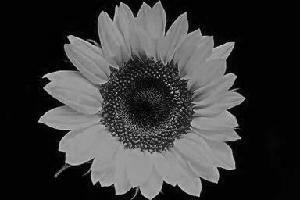
//> input picture sunflower-gris/image_0001.jpg, 300 x 200 px, given in place of cortometraje, which was not available
$ ./marce   (built with g++ and OpenCV 4)
//> lines starting //> are read from the running program, lines starting //| are printed output that depends on the picture; pictures that were not available may be replaced by others from this repository, and a replacement may not be noted
#include <opencv2/core/core.hpp>
#include <opencv2/imgproc/imgproc.hpp>
#include <opencv2/imgcodecs/imgcodecs.hpp>
#include <opencv2/highgui/highgui.hpp>
#include <opencv2/video/video.hpp>
#include <opencv2/videoio/videoio.hpp>
#include <iostream>
#include <cstdlib>
#include <cmath>


using namespace cv;
using namespace std;

Mat laplace;
Mat laplace_gaussiano;
int sal = 0;
int pimienta = -255;

Mat ruido_Mediana;
Mat ruido_Gaussiana;
Mat ruido_Blur;
Mat video_frame;
cv::Mat sobel,sobel2,sobel2Abs,bordes,bordesAbs,gris,gX,gY,gXAbs,gYAbs,a,b;
cv::Mat imagen_sal, pimienta_img,ruido_sal,ruido_Pimienta;

void trackBarEventHSV(int v, void *px){
}

int main(){

VideoCapture video("cortometraje");

if(video.isOpened()){

    namedWindow("Original", WINDOW_AUTOSIZE);
    moveWindow("Original", 695, 85);
    namedWindow("Ruido de sal", WINDOW_AUTOSIZE);
    moveWindow("Ruido de sal", 10, 30);
    namedWindow("Ruido de pimienta", WINDOW_AUTOSIZE);
    moveWindow("Ruido de pimienta",1320, 30);
    namedWindow("Filtro mediana", WINDOW_AUTOSIZE);
    moveWindow("Filtro mediana",10, 500);
    namedWindow("Filtro Gaussiano");
    moveWindow("Filtro Gaussiano", 695, 500);
    namedWindow("Filtro Blur");
    moveWindow("Filtro Blur", 1320, 500);
    namedWindow("Sobel Bordes 1", WINDOW_AUTOSIZE);
    namedWindow("Sobel Bordes 2", WINDOW_AUTOSIZE);

    while(3==3){

    video >> video_frame;
//> video_frame is the input picture: 200 rows x 300 cols, CV_8UC3; min 0, max 240, mean 56.8
    resize(video_frame, video_frame, Size(), 0.35, 0.35);
//> video_frame: 70 rows x 105 cols, CV_8UC3
    cvtColor(video_frame, gris, COLOR_BGR2GRAY);


    Sobel(gris, gX, CV_16S, 1, 0, 3);
    Sobel(gris, gY, CV_16S, 0, 1, 3);
    Sobel(gris, sobel2, CV_16S, 1, 1, 3);

    convertScaleAbs(gX, gXAbs);
    convertScaleAbs(gY, gYAbs);
    convertScaleAbs(sobel2, sobel2Abs);
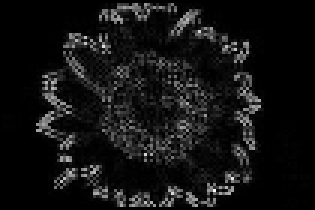
//> sobel2Abs: 70 rows x 105 cols, CV_8UC1 (shown 3 times larger); min 0, max 255, mean 18.9

    Laplacian(gris, bordes, CV_16S, 3);
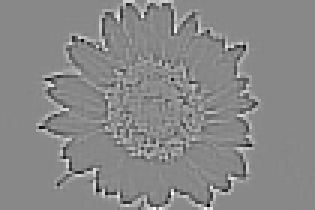
//> bordes: 70 rows x 105 cols, CV_16SC1 (shown 3 times larger); min -1142, max 992, mean 0.9; drawn with min black and max white
    convertScaleAbs(bordes, bordesAbs);
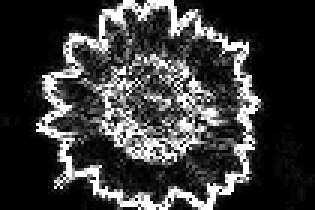
//> bordesAbs: 70 rows x 105 cols, CV_8UC1 (shown 3 times larger); min 0, max 255, mean 58.3

    ruido_sal = Mat::zeros(gris.rows, gris.cols,CV_8U);
    randu(ruido_sal,sal,255);
    ruido_Pimienta = Mat::zeros(gris.rows, gris.cols,CV_8U);
    randu(ruido_Pimienta,pimienta,255);

    createTrackbar("RUIDO", "Ruido de sal",&sal, 255, trackBarEventHSV, NULL);
    createTrackbar("RUIDO", "Ruido de pimienta", &pimienta, 30, trackBarEventHSV, NULL);

    a = ruido_Pimienta <30;
    b = ruido_sal > 225;

    imagen_sal = gris.clone();
    pimienta_img = gris.clone();

    imagen_sal.setTo(255,b);
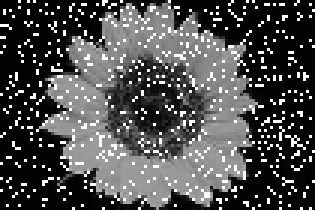
//> imagen_sal: 70 rows x 105 cols, CV_8UC1 (shown 3 times larger); min 0, max 255, mean 78.9
    pimienta_img.setTo(0,a);

    medianBlur(imagen_sal, ruido_Mediana, 3);
    GaussianBlur(pimienta_img, ruido_Gaussiana, Size(3, 3), 2, 2);
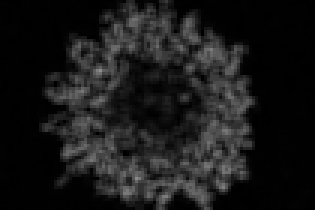
//> ruido_Gaussiana: 70 rows x 105 cols, CV_8UC1 (shown 3 times larger); min 0, max 140, mean 24.9
    blur(imagen_sal, ruido_Blur, Size(5, 5));
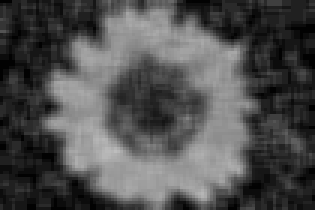
//> ruido_Blur: 70 rows x 105 cols, CV_8UC1 (shown 3 times larger); min 2, max 189, mean 79

    imshow("ORIGINAL", gris);
    imshow("RUIDO SAL",imagen_sal);
    imshow("RUIDO PIMIENTA",pimienta_img);
    imshow("FILTRO MEDIANA",ruido_Mediana);
    imshow("GAUSS",ruido_Gaussiana);
    imshow("BLUR",ruido_Blur);
    imshow("SOBEL BORDES 1",bordesAbs);
    imshow("Sobel Bordes 2",sobel2Abs);

    //namedWindow("Sobel gX (Filtro mediana)", WINDOW_AUTOSIZE);
    //moveWindow("Sobel gX (Filtro mediana)",10, 550);
    //namedWindow("Sobel gY (Filtro mediana)", WINDOW_AUTOSIZE);
    //moveWindow("Sobel gY (Filtro mediana)", 695, 550);
    //imshow("Sobel gX (Filtro mediana)", gX);
    //imshow("Sobel gY (Filtro mediana)", gY);
    Laplacian(ruido_Gaussiana, laplace_gaussiano, CV_16S, 3);
    convertScaleAbs(laplace_gaussiano, laplace_gaussiano);
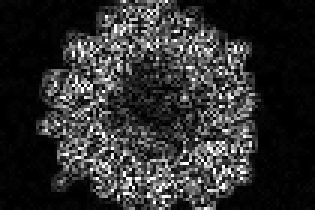
//> laplace_gaussiano: 70 rows x 105 cols, CV_8UC1 (shown 3 times larger); min 0, max 255, mean 47.3

    Laplacian(video_frame, laplace, CV_16S, 3);
    convertScaleAbs(laplace, laplace);
//> laplace: 70 rows x 105 cols, CV_8UC3

    namedWindow("Laplace", WINDOW_AUTOSIZE);
    moveWindow("Laplace",350, 550);
    imshow("Laplace", laplace);

    namedWindow("Laplace Gaussiano", WINDOW_AUTOSIZE);
    moveWindow("Laplace Gaussiano",1000, 550);
    imshow("Laplace Gaussiano", laplace_gaussiano);

     if(waitKey(23)==27)
                break;
        }
    destroyAllWindows();
    }
    return 0;
}
